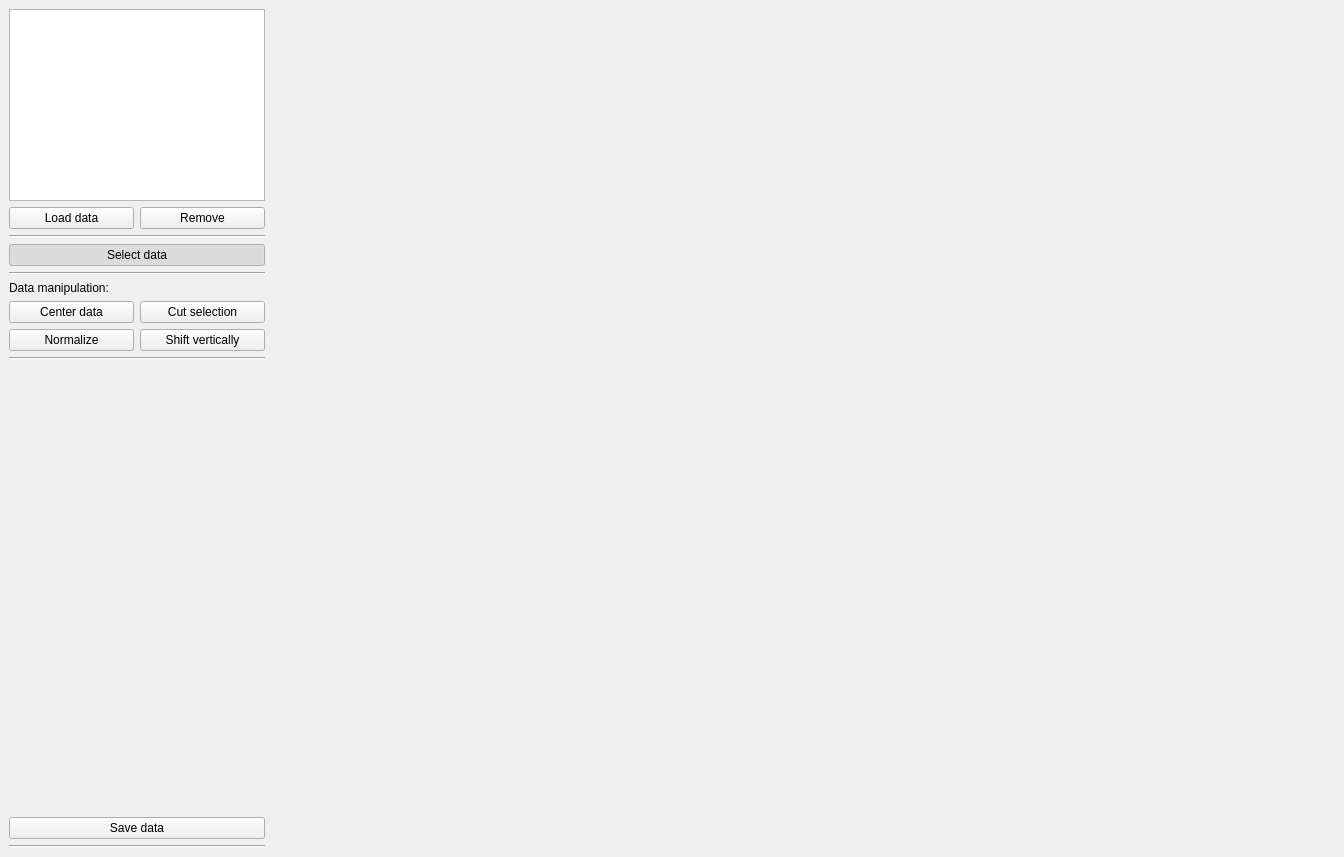
<?xml version="1.0" encoding="UTF-8"?>
<ui version="4.0">
 <class>main</class>
 <widget class="QMainWindow" name="main">
  <property name="geometry">
   <rect>
    <x>0</x>
    <y>0</y>
    <width>1344</width>
    <height>857</height>
   </rect>
  </property>
  <property name="windowTitle">
   <string>Datman</string>
  </property>
  <widget class="QWidget" name="centralwidget">
   <layout class="QHBoxLayout" name="horizontalLayout">
    <item>
     <layout class="QVBoxLayout" name="verticalLayout">
      <item>
       <layout class="QGridLayout" name="gridLayout_2">
        <item row="0" column="0">
         <widget class="QListWidget" name="open_item_list">
          <property name="sizePolicy">
           <sizepolicy hsizetype="Maximum" vsizetype="Maximum">
            <horstretch>0</horstretch>
            <verstretch>0</verstretch>
           </sizepolicy>
          </property>
         </widget>
        </item>
        <item row="4" column="0">
         <layout class="QHBoxLayout" name="horizontalLayout_2">
          <item>
           <widget class="QPushButton" name="load_button">
            <property name="text">
             <string>Load data</string>
            </property>
           </widget>
          </item>
          <item>
           <widget class="QPushButton" name="remove_button">
            <property name="text">
             <string>Remove</string>
            </property>
           </widget>
          </item>
         </layout>
        </item>
       </layout>
      </item>
      <item>
       <widget class="Line" name="line">
        <property name="orientation">
         <enum>Qt::Horizontal</enum>
        </property>
       </widget>
      </item>
      <item>
       <widget class="QPushButton" name="selection_button">
        <property name="text">
         <string>Select data</string>
        </property>
        <property name="checkable">
         <bool>true</bool>
        </property>
        <property name="checked">
         <bool>true</bool>
        </property>
       </widget>
      </item>
      <item>
       <widget class="Line" name="line_5">
        <property name="orientation">
         <enum>Qt::Horizontal</enum>
        </property>
       </widget>
      </item>
      <item>
       <widget class="QLabel" name="label">
        <property name="text">
         <string>Data manipulation:</string>
        </property>
       </widget>
      </item>
      <item>
       <layout class="QGridLayout" name="gridLayout_3">
        <item row="0" column="1">
         <widget class="QPushButton" name="cut_data_button">
          <property name="text">
           <string>Cut selection</string>
          </property>
         </widget>
        </item>
        <item row="0" column="0">
         <widget class="QPushButton" name="center_button">
          <property name="sizePolicy">
           <sizepolicy hsizetype="Preferred" vsizetype="Maximum">
            <horstretch>0</horstretch>
            <verstretch>0</verstretch>
           </sizepolicy>
          </property>
          <property name="maximumSize">
           <size>
            <width>16777215</width>
            <height>26</height>
           </size>
          </property>
          <property name="text">
           <string>Center data</string>
          </property>
          <property name="checkable">
           <bool>false</bool>
          </property>
         </widget>
        </item>
        <item row="1" column="0">
         <widget class="QPushButton" name="normalize_button">
          <property name="text">
           <string>Normalize</string>
          </property>
         </widget>
        </item>
        <item row="1" column="1">
         <widget class="QPushButton" name="shift_vertically_button">
          <property name="text">
           <string>Shift vertically</string>
          </property>
         </widget>
        </item>
       </layout>
      </item>
      <item>
       <widget class="Line" name="line_3">
        <property name="orientation">
         <enum>Qt::Horizontal</enum>
        </property>
       </widget>
      </item>
      <item>
       <spacer name="verticalSpacer">
        <property name="orientation">
         <enum>Qt::Vertical</enum>
        </property>
        <property name="sizeHint" stdset="0">
         <size>
          <width>20</width>
          <height>40</height>
         </size>
        </property>
       </spacer>
      </item>
      <item>
       <widget class="QPushButton" name="save_button">
        <property name="text">
         <string>Save data</string>
        </property>
       </widget>
      </item>
      <item>
       <widget class="Line" name="line_2">
        <property name="orientation">
         <enum>Qt::Horizontal</enum>
        </property>
       </widget>
      </item>
     </layout>
    </item>
    <item>
     <layout class="QGridLayout" name="gridLayout">
      <item row="0" column="0">
       <layout class="QVBoxLayout" name="graphlayout">
        <item>
         <spacer name="horizontalSpacer">
          <property name="orientation">
           <enum>Qt::Horizontal</enum>
          </property>
          <property name="sizeType">
           <enum>QSizePolicy::Expanding</enum>
          </property>
          <property name="sizeHint" stdset="0">
           <size>
            <width>40</width>
            <height>20</height>
           </size>
          </property>
         </spacer>
        </item>
       </layout>
      </item>
     </layout>
    </item>
   </layout>
  </widget>
  <action name="actionOpen_SampleDB">
   <property name="text">
    <string>Open SampleDB</string>
   </property>
   <property name="shortcut">
    <string comment="test" extracomment="test"/>
   </property>
   <property name="shortcutVisibleInContextMenu">
    <bool>true</bool>
   </property>
  </action>
  <action name="actionAbout">
   <property name="text">
    <string>About</string>
   </property>
  </action>
  <action name="actionOff_specular">
   <property name="text">
    <string>Off-specular</string>
   </property>
  </action>
  <action name="actionNeutrons">
   <property name="text">
    <string>Neutrons</string>
   </property>
  </action>
  <action name="actionX_Rays">
   <property name="text">
    <string>X-Rays</string>
   </property>
  </action>
  <action name="actionOpen_single_specular_file">
   <property name="text">
    <string>Open single specular file</string>
   </property>
  </action>
  <action name="actionSpecular_X_ray">
   <property name="text">
    <string>Specular X-ray</string>
   </property>
  </action>
  <action name="menuXraySource">
   <property name="text">
    <string>X-rays</string>
   </property>
  </action>
  <action name="menuNeutronSource">
   <property name="text">
    <string>Neutrons</string>
   </property>
  </action>
  <action name="actionSpecular_neutron">
   <property name="text">
    <string>Specular neutron</string>
   </property>
  </action>
  <action name="actionOff_specular_neutron">
   <property name="text">
    <string>Off-specular neutron</string>
   </property>
  </action>
  <action name="actionData_tools">
   <property name="text">
    <string>General analysis</string>
   </property>
  </action>
  <action name="actionDetect_peaks">
   <property name="text">
    <string>Detect peaks</string>
   </property>
  </action>
  <action name="actionSettings">
   <property name="text">
    <string>Settings</string>
   </property>
  </action>
 </widget>
 <resources/>
 <connections/>
</ui>
